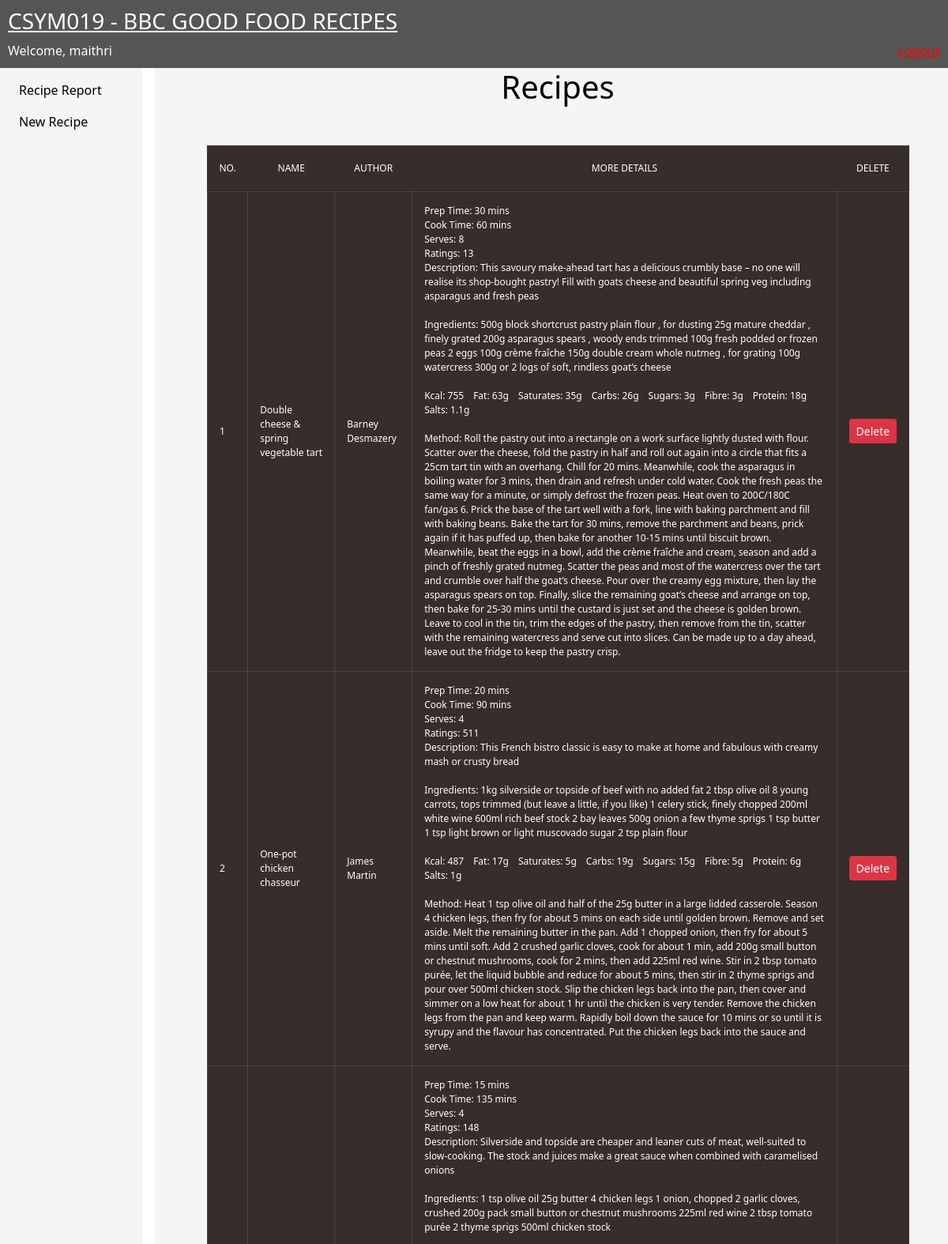
The app's page /home.php (signed in, upper part) with its own data.
### tables this page shows
CREATE TABLE `users` (
  `user_id` int NOT NULL AUTO_INCREMENT,
  `username` varchar(15) NOT NULL,
  `email` varchar(40) NOT NULL,
  `password` varchar(255) NOT NULL,
  PRIMARY KEY (`user_id`)
);

CREATE TABLE `Recipes` (
  `id` int unsigned NOT NULL AUTO_INCREMENT,
  `name` varchar(255) NOT NULL,
  `author` varchar(255) NOT NULL,
  `prep` varchar(15) NOT NULL,
  `cook` varchar(15) NOT NULL,
  `serves` int NOT NULL,
  `ratings` int NOT NULL,
  `foodType` varchar(100) NOT NULL,
  `difficulty` varchar(20) NOT NULL,
  `description` varchar(255) NOT NULL,
  `ingredients` longtext NOT NULL,
  `kcal` int NOT NULL,
  `fat` float NOT NULL,
  `saturates` float NOT NULL,
  `carbs` float NOT NULL,
  `sugars` float NOT NULL,
  `fibre` float NOT NULL,
  `protein` float NOT NULL,
  `salt` float NOT NULL,
  `method` longtext NOT NULL,
  PRIMARY KEY (`id`)
);

### src/home.php (the view, shortened to what this page needs)
<?php
 require_once 'connection.php';
 $id = $_SESSION['user_login'];
 $select_stmt = $db->prepare("SELECT * FROM users WHERE user_id=:uid");
 $select_stmt->execute(array(":uid"=>$id));
 $row=$select_stmt->fetch(PDO::FETCH_ASSOC);
 if(isset($_SESSION['user_login']))
 {
 ?>
<!DOCTYPE html>
<html>
  <head>
  <link rel="stylesheet" href="https://cdn.jsdelivr.net/npm/bootstrap@5.1.3/dist/css/bootstrap.min.css">
    <link rel="stylesheet" href="layout.css">
  </head>
  <body>
  <header>
            <a class="home" href="home.php"><h3>CSYM019 - BBC GOOD FOOD RECIPES</h3></a>
            Welcome,
<?php
   echo $row['username'];
 }
?>
            <a class="logout" href="logout.php">Logout</a>
        </header>
 <nav>
            <ul>
                <li><a href="./recipeSelectionForm.php">Recipe Report</a></li>
                <li><a href="./newRecipe.php">New Recipe</a></li>
            </ul>
        </nav>
        <main>
<?php
        try
  {
   $query=$db->prepare("SELECT * FROM Recipes");
   $query->execute();
   $results=$query->fetchAll();
   if(empty($results)){
    $errorMsg="Sorry No recipes Exists";
   }
   else
   {
     ?>
    <h1 class="titles">Recipes</h1>
    <table>
    <thead class='tbl-header'>
      <tr>
        <th>No.</th>
        <th>Name</th>
        <th>Author</th>
        <th>More Details</th>
        <th>Delete</th>
      </tr>
    </thead>
    <tbody>
    <?php
    $c=1;
    foreach($results as $row){
      ?>
      <tr>
<?php
      echo '<td>' . $c++ . '</td>';
      echo '<td>' . $row['name'] . '</td>';
      echo '<td>' . $row['author'] . '</td>';
      echo '<td>Prep Time: ' . $row['prep'] . '<br>Cook Time: ' . $row['cook'] . '<br>Serves: ' . $row['serves']
      . '<br>Ratings: ' . $row['ratings'] . '<br>Description: ' . $row['description'] . '<br><br>Ingredients: ' .
      $row['ingredients'] . '<br><br>Kcal: ' . $row['kcal'] . '&emsp;Fat: ' . $row['fat'] . 'g&emsp;Saturates: ' . $row['saturates'] .
      'g&emsp;Carbs: ' . $row['carbs'] . 'g&emsp;Sugars: ' . $row['sugars'] . 'g&emsp;Fibre: ' . $row['fibre'] . 'g&emsp;Protein: '
      . $row['protein'] . 'g&emsp;Salts: ' . $row['salt'] . 'g<br><br>Method: ' . $row['method'] . '<br></td>';?>
      <td><a href="delete.php?id=<?php echo $row['id']?>" class="btn btn-danger btn-sm">Delete</a> </td>
      </tr>
<?php
    }
    ?>
    </tbody>
    </table>
<?php
    }
   }
  catch(PDOException $e)
  {
   echo $e->getMessage();
  }
?>
</main>
</body>
</html>

### src/layout.css (style rules this page uses)
.titles { text-align: center; }
.logout { float:right; color:red; }
.home { color:white; }
table { width: 90%; margin: 50px; border-spacing: 0px; background-color:#372d2d; }
th { padding: 20px 15px; text-align: center; font-weight: 500; font-size: 12px; color: #fff; text-transform: uppercase }
td { padding: 15px; text-align: left; vertical-align:middle; font-weight: 300; font-size: 12px; color: #fff; border: solid 1px rgba(255,255,255,0.1); }
body { display: grid; grid-template-columns: 15% 85%; grid-template-rows: auto; grid-template-areas: "header header" "nav main" "footer footer"; }
header, nav, section, aside, footer { padding: 5px; }
header { background-color: #555; color: white; padding: 10px; grid-area: header; height: fit-content; }
nav { background-color: whitesmoke; color: black; grid-area: nav; }
nav > ul { list-style-type: none; margin: 0; padding: 0; border-right: 2%; border-color: whitesmoke; border-style: solid; background-color: whitesmoke; }
nav > ul li a { display: block; color: #000; padding: 8px 16px; text-decoration: none; }
main { background-color: whitesmoke; color: black; margin-left: 1em; padding-left: 1em; grid-area: main; }

### records on screen
users: username "maithri"
recipes: name "Double cheese & spring vegetable tart", author "Barney Desmazery", prep "30 mins", cook "60 mins", serves "8", ratings "13", description "This savoury make-ahead tart has a delicious crumbly base – no one will realise its shop-bought pastry! Fill with goats cheese and beautiful spring veg including asparagus and fresh peas", ingredients "500g block shortcrust pastry plain flour , for dusting 25g mature cheddar , finely grated 200g asparagus spears , woody ends trimmed 100g fresh podded or frozen peas 2 eggs 100g crème fraîche 150g double cream whole nutmeg , for grating 100g watercress 300g or 2 logs of soft, rindless goat’s cheese", kcal "755", fat "63", saturates "35", carbs "26", sugars "3", fibre "3", protein "18", salt "1.1", method "Roll the pastry out into a rectangle on a work surface lightly dusted with flour. Scatter over the cheese, fold the pastry in half and roll out again into a circle that fits a 25cm tart tin with an overhang. Chill for 20 mins. Meanwhile, cook the asparagus in boiling water for 3 mins, then drain and refresh under cold water. Cook the fresh peas the same way for a minute, or simply defrost the frozen peas. Heat oven to 200C/180C fan/gas 6. Prick the base of the tart well with a fork, line with baking parchment and fill with baking beans. Bake the tart for 30 mins, remove the parchment and beans, prick again if it has puffed up, then bake for another 10-15 mins until biscuit brown. Meanwhile,…"
recipes: name "One-pot chicken chasseur", author "James Martin", prep "20 mins", cook "90 mins", serves "4", ratings "511", description "This French bistro classic is easy to make at home and fabulous with creamy mash or crusty bread", ingredients "1kg silverside or topside of beef with no added fat 2 tbsp olive oil 8 young carrots, tops trimmed (but leave a little, if you like) 1 celery stick, finely chopped 200ml white wine 600ml rich beef stock 2 bay leaves 500g onion a few thyme sprigs 1 tsp butter 1 tsp light brown or light muscovado sugar 2 tsp plain flour", kcal "487", fat "17", saturates "5", carbs "19", sugars "15", fibre "5", protein "6", salt "1", method "Heat 1 tsp olive oil and half of the 25g butter in a large lidded casserole. Season 4 chicken legs, then fry for about 5 mins on each side until golden brown. Remove and set aside. Melt the remaining butter in the pan. Add 1 chopped onion, then fry for about 5 mins until soft. Add 2 crushed garlic cloves, cook for about 1 min, add 200g small button or chestnut mushrooms, cook for 2 mins, then add 225ml red wine. Stir in 2 tbsp tomato purée, let the liquid bubble and reduce for about 5 mins, then stir in 2 thyme sprigs and pour over 500ml chicken stock. Slip the chicken legs back into the pan, then cover and simmer on a low heat for about 1 hr until the chicken is very tender. Remove the…"
recipes: prep "15 mins", cook "135 mins", serves "4", ratings "148", description "Silverside and topside are cheaper and leaner cuts of meat, well-suited to slow-cooking. The stock and juices make a great sauce when combined with caramelised onions", ingredients "1 tsp olive oil 25g butter 4 chicken legs 1 onion, chopped 2 garlic cloves, crushed 200g pack small button or chestnut mushrooms 225ml red wine 2 tbsp tomato purée 2 thyme sprigs 500ml chicken stock"
